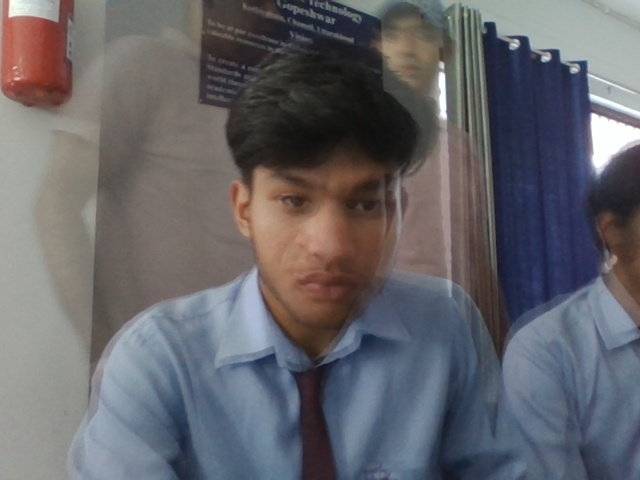
#> input picture dataset/0001_Nilesh/img_002.jpg, 640 x 480 px; its folder holds 3 pictures in this run
$ python train_model.py   (older library calls are emulated)
#> lines starting #> are read from the running program, lines starting #| are printed output that depends on the picture
### core/trainer.py
"""
SmartAttend model trainer.

Training filters low-quality images, rejects ambiguous training photos, keeps
multiple embeddings per student, and caps the number of stored samples so
recognition stays fast on Raspberry Pi hardware.
"""

from __future__ import annotations

import logging
import os
from collections import defaultdict
from datetime import datetime
from pathlib import Path
from typing import Dict, Optional

import cv2
import numpy as np

logger = logging.getLogger("smartattend.trainer")

DATASET_DIR = Path("dataset")
SUPPORTED = {".jpg", ".jpeg", ".png", ".bmp", ".webp"}
MIN_SHARPNESS = float(os.environ.get("TRAIN_MIN_SHARPNESS", "55.0"))
MIN_BRIGHTNESS = float(os.environ.get("TRAIN_MIN_BRIGHTNESS", "35.0"))
MAX_BRIGHTNESS = float(os.environ.get("TRAIN_MAX_BRIGHTNESS", "225.0"))
MAX_SAMPLES_PER_STUDENT = int(os.environ.get("TRAIN_MAX_SAMPLES_PER_STUDENT", "25"))
DEDUP_DISTANCE = float(os.environ.get("TRAIN_DUP_DISTANCE", "0.08"))


class ModelTrainer:
    """Trains and saves the face recognition model from dataset images."""

    def __init__(self, face_engine):
        self.engine = face_engine

    def train(self, progress_callback=None) -> dict:
        logger.info("Training started")
        started_at = datetime.now()

        if not DATASET_DIR.exists():
            return {"success": False, "message": "dataset/ directory not found"}

        student_dirs = sorted(
            d for d in DATASET_DIR.iterdir()
            if d.is_dir() and not d.name.startswith(".")
        )
        if not student_dirs:
            return {
                "success": False,
                "message": "No student folders found in dataset/. Register at least one student first.",
            }

        image_jobs = []
        for student_dir in student_dirs:
            parsed = self._parse_folder_name(student_dir.name)
            if not parsed:
                logger.warning("Skipping folder '%s' due to unexpected format", student_dir.name)
                continue

            student_id, name = parsed
            for image_path in sorted(student_dir.iterdir()):
                if image_path.suffix.lower() in SUPPORTED:
                    image_jobs.append((image_path, name, student_id))
#> pass 2 of the loop in train, `for student_dir in student_dirs:`:

        if not image_jobs:
            return {"success": False, "message": "No valid images found in dataset/"}

        encodings = []
        names = []
        student_ids = []

        per_student_vectors: Dict[str, list[np.ndarray]] = defaultdict(list)
        failed = 0
        skipped_quality = 0
        skipped_duplicate = 0
        skipped_cap = 0

        total = len(image_jobs)
        for index, (image_path, name, student_id) in enumerate(image_jobs, start=1):
            if progress_callback:
                progress_callback(index, total, f"Encoding {image_path.name} ({name})")

            if len(per_student_vectors[student_id]) >= MAX_SAMPLES_PER_STUDENT:
                skipped_cap += 1
                continue

            image = cv2.imread(str(image_path))
#> image is the input picture: shape (480, 640, 3); mean B, G, R 105.4, 100.6, 101.3
            if image is None:
                failed += 1
                logger.warning("Could not read %s", image_path)
                continue

            quality = self._assess_quality(image)
#> in _assess_quality, `gray = cv2.cvtColor(image, cv2.COLOR_BGR2GRAY)`:
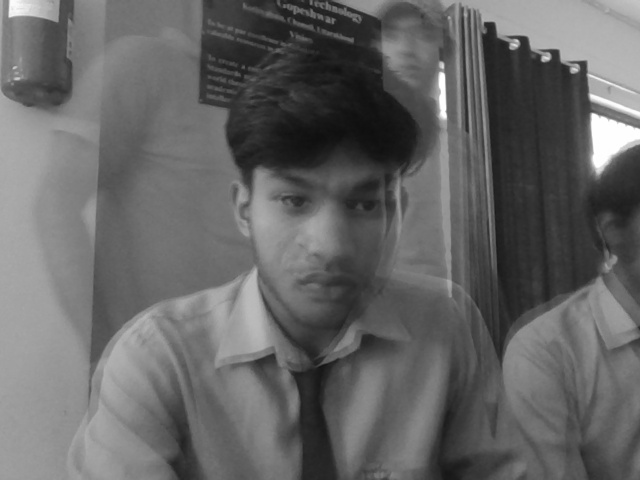
#> gray: shape (480, 640); min 14, max 255, mean 101.3
#> in _assess_quality, `sharpness = float(cv2.Laplacian(gray, cv2.CV_64F).var())`: sharpness = 51.12
#> in _assess_quality, `brightness = float(gray.mean())`: brightness = 101.3
#> in _assess_quality, `ok = ( sharpness >= MIN_SHARPNESS and MIN_BRIGHTNESS <= brightness <= ..`: ok = False
#> quality = {'ok': False, 'sharpness': 51.12, 'brightness': 101.3}
            if not quality["ok"]:
                skipped_quality += 1
                logger.info(
                    "Skipping %s due to image quality: sharpness=%.1f brightness=%.1f",
                    image_path.name,
                    quality["sharpness"],
                    quality["brightness"],
                )
                continue

            enc = self.engine.encode_image_file(str(image_path))
            if enc is None:
                failed += 1
                logger.warning("Skipping %s: expected exactly one usable face", image_path)
                continue

            enc = np.asarray(enc, dtype=np.float32)
            norm_enc = self.engine._normalize_vectors(enc)[0]
            existing = per_student_vectors[student_id]
            if existing:
                min_distance = min(float(np.linalg.norm(item - norm_enc)) for item in existing)
                if min_distance < DEDUP_DISTANCE:
                    skipped_duplicate += 1
                    logger.info(
                        "Skipping near-duplicate sample %s for %s (distance=%.4f)",
                        image_path.name,
                        student_id,
                        min_distance,
                    )
                    continue

            per_student_vectors[student_id].append(norm_enc)
            encodings.append(enc)
            names.append(name)
            student_ids.append(student_id)
#> pass 2 of the loop in train, `for index, (image_path, name, student_id) in enumerate(image_jobs, sta..`:
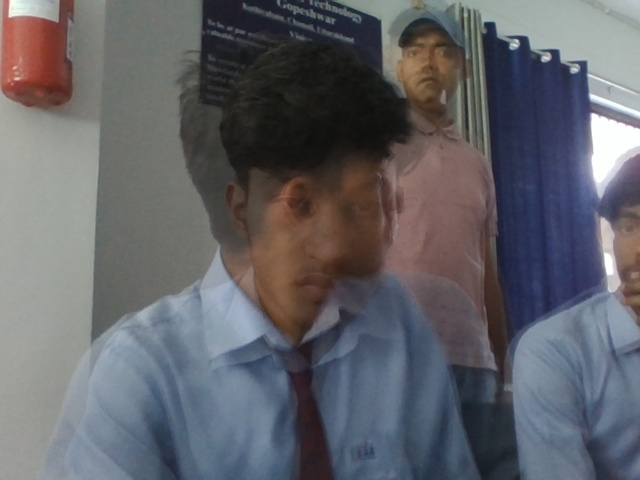
#> input picture dataset/0001_Nilesh/img_003.jpg, 640 x 480 px
#> in train, image is the input picture: shape (480, 640, 3); mean B, G, R 104, 98.5, 97.9
#> in _assess_quality (call 2), `gray = cv2.cvtColor(image, cv2.COLOR_BGR2GRAY)`:
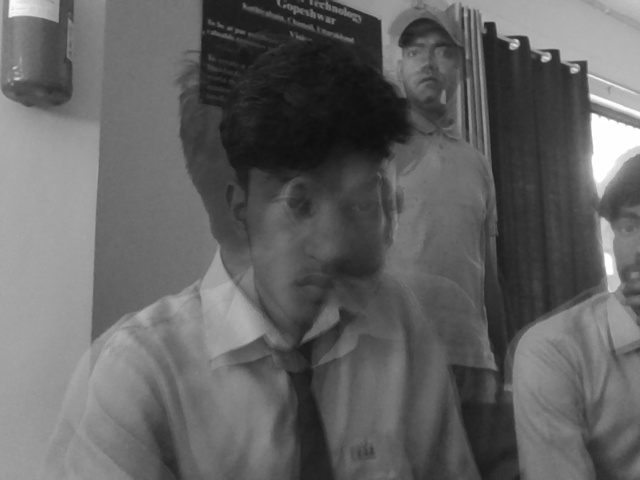
#> gray: shape (480, 640); min 14, max 255, mean 99
#> sharpness = 45.6
#> brightness = 98.97
#> quality = {'ok': False, 'sharpness': 45.6, 'brightness': 98.97}
#> pass 3 of the loop in train, `for index, (image_path, name, student_id) in enumerate(image_jobs, sta..`:
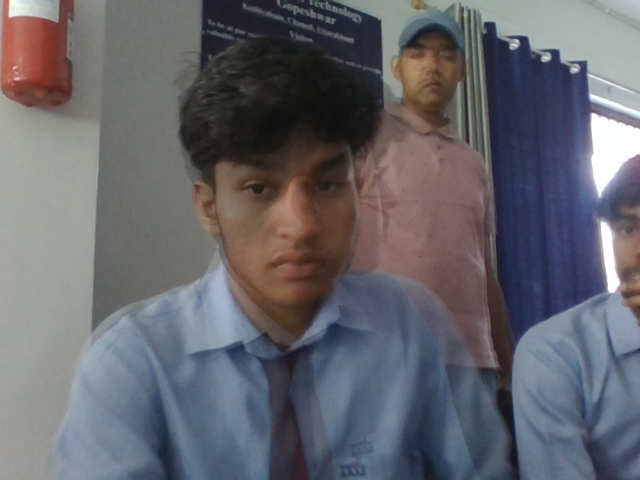
#> input picture dataset/0001_Nilesh/img_004.jpg, 640 x 480 px
#> in train, image is the input picture: shape (480, 640, 3); mean B, G, R 107.3, 101.1, 101.1
#> in _assess_quality (call 3), `gray = cv2.cvtColor(image, cv2.COLOR_BGR2GRAY)`:
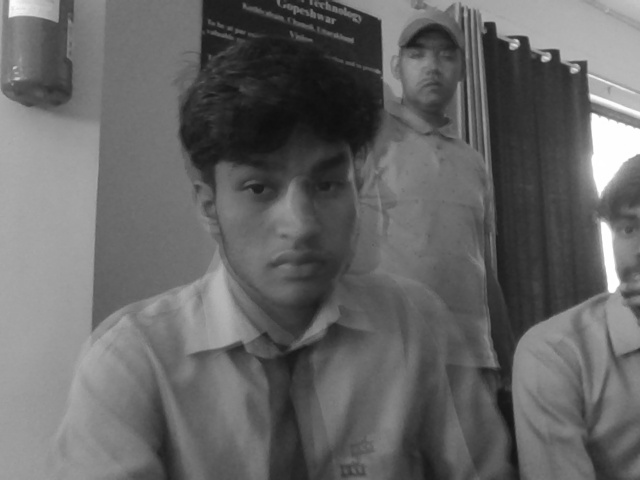
#> gray: shape (480, 640); min 14, max 255, mean 101.8
#> sharpness = 47.84
#> brightness = 101.8
#> quality = {'ok': False, 'sharpness': 47.84, 'brightness': 101.8}
#> the loop made 4 passes; the first 3 are shown

        if not encodings:
            return {
                "success": False,
                "message": "Could not encode any usable faces. Check dataset quality and lighting.",
            }

        self.engine.save_model(encodings, names, student_ids)

        elapsed = (datetime.now() - started_at).total_seconds()
        stats = {
            "total_images": total,
            "encoded": len(encodings),
            "failed": failed,
            "skipped_quality": skipped_quality,
            "skipped_duplicate": skipped_duplicate,
            "skipped_cap": skipped_cap,
            "unique_students": len(set(student_ids)),
            "elapsed_seconds": round(elapsed, 1),
            "max_samples_per_student": MAX_SAMPLES_PER_STUDENT,
        }

        logger.info(
            "Training complete in %.1fs: encoded=%d failed=%d quality_skips=%d duplicate_skips=%d cap_skips=%d",
            elapsed,
            len(encodings),
            failed,
            skipped_quality,
            skipped_duplicate,
            skipped_cap,
        )

        return {
            "success": True,
            "message": (
                f"Model trained successfully with {len(encodings)} embeddings for "
                f"{len(set(student_ids))} students in {elapsed:.1f}s."
            ),
            "stats": stats,
        }

    @staticmethod
    def _assess_quality(image: np.ndarray) -> Dict[str, float | bool]:
        gray = cv2.cvtColor(image, cv2.COLOR_BGR2GRAY)
        sharpness = float(cv2.Laplacian(gray, cv2.CV_64F).var())
        brightness = float(gray.mean())

        ok = (
            sharpness >= MIN_SHARPNESS
            and MIN_BRIGHTNESS <= brightness <= MAX_BRIGHTNESS
        )
        return {
            "ok": ok,
            "sharpness": sharpness,
            "brightness": brightness,
        }

    @staticmethod
    def _parse_folder_name(folder_name: str) -> Optional[tuple]:
        parts = folder_name.split("_")
        if len(parts) < 2:
            return None
        student_id = parts[0]
        name = " ".join(parts[1:])
        return student_id, name

### core/face_engine.py
"""
SmartAttend Face Recognition Engine.

This module supports two embedding backends:
1. face_recognition / dlib (default, CPU-friendly on Raspberry Pi)
2. ArcFace via insightface (optional, enabled when installed/configured)

Models are stored as multiple embeddings per student. During matching we:
- normalize embeddings
- compare the query against every stored sample
- aggregate the best sample distance with the profile centroid distance
- reject weak or ambiguous matches as Unknown
"""

from __future__ import annotations

import logging
import os
import pickle
from dataclasses import dataclass, field
from pathlib import Path
from typing import Any, Dict, List, Optional, Sequence, Tuple

import cv2
import numpy as np

logger = logging.getLogger("smartattend.face_engine")

MATCH_THRESHOLD = float(os.environ.get("FACE_THRESHOLD", "0.47"))
MIN_CONFIDENCE = float(os.environ.get("FACE_MIN_CONF", "0.35"))
SCALE_FACTOR = float(os.environ.get("FACE_SCALE", "0.5"))
MODEL_PATH = Path("models/encodings.pkl")
DATASET_DIR = Path("dataset")

DETECTION_MODEL = os.environ.get("FACE_DETECTOR", "hog")
ENCODING_MODEL = os.environ.get("FACE_ENCODER", "small")
ENCODING_JITTERS = int(os.environ.get("FACE_JITTERS", "1"))

FACE_BACKEND = os.environ.get("FACE_BACKEND", "auto").strip().lower()
FACE_MATCH_METRIC = os.environ.get("FACE_MATCH_METRIC", "l2").strip().lower()
PROFILE_CENTROID_WEIGHT = float(os.environ.get("FACE_PROFILE_WEIGHT", "0.35"))
MIN_MATCH_MARGIN = float(os.environ.get("FACE_MIN_MARGIN", "0.04"))
MIN_FACE_SIZE = int(os.environ.get("FACE_MIN_SIZE", "48"))
ARC_DET_SIZE = int(os.environ.get("ARC_DET_SIZE", "320"))


@dataclass
class RecognitionResult:
    name: str
    student_id: str
    confidence: float
    distance: float
    similarity: float
    matched_index: int
    bounding_box: Tuple[int, int, int, int]
    is_known: bool
    status: str = "processing"
    status_text: str = "Processing"
    challenge_text: str = ""
    live_verified: bool = False
    liveness_score: float = 0.0
    spoof_score: float = 0.0
    spoof_detected: bool = False
    spoof_reasons: List[str] = field(default_factory=list)
    blink_count: int = 0
    left_ear: float = 0.0
    right_ear: float = 0.0
    yaw: float = 0.0
    pitch: float = 0.0
    roll: float = 0.0
    track_key: str = ""
    should_log_spoof: bool = False


@dataclass
class FrameResult:
    faces: List[RecognitionResult] = field(default_factory=list)
    frame_with_boxes: Optional[np.ndarray] = None
    processing_time_ms: float = 0.0
    backend: str = "unknown"


class BackendUnavailableError(RuntimeError):
    """Raised when the configured recognition backend cannot be used."""


class FaceEngine:
    """Face recognition engine with strict thresholding and profile matching."""

    def __init__(self):
        self.known_encodings: List[np.ndarray] = []
        self.known_names: List[str] = []
        self.known_ids: List[str] = []

        self.known_matrix: Optional[np.ndarray] = None
        self.profile_centroids: Optional[np.ndarray] = None
        self.profile_index_groups: List[np.ndarray] = []
        self.profile_names: List[str] = []
        self.profile_ids: List[str] = []

        self._model_loaded = False
        self._model_backend = "face_recognition"
        self._embedding_dim = 0

        self._fr = None
        self._arcface_app = None
        self._runtime_backend = None

        self.match_threshold = MATCH_THRESHOLD
        self.min_confidence = MIN_CONFIDENCE
        self.profile_centroid_weight = min(max(PROFILE_CENTROID_WEIGHT, 0.0), 0.95)
        self.min_match_margin = max(MIN_MATCH_MARGIN, 0.0)
        self.match_metric = FACE_MATCH_METRIC if FACE_MATCH_METRIC in {"l2", "cosine"} else "l2"

    # Backend loading ----------------------------------------------------

    def _ensure_face_recognition(self):
        if self._fr is None:
            try:
                import face_recognition as fr
            except ImportError as exc:
                message = str(exc)
                message_lower = message.lower()

                if "application control policy has blocked this file" in message_lower:
                    raise BackendUnavailableError(
                        "face_recognition is installed, but Windows Application Control "
                        "blocked dlib (_dlib_pybind11). Recognition cannot run on this "
                        "machine until that policy is relaxed or the app is moved to "
                        "an allowed Linux/WSL environment."
                    ) from exc

                if "no module named" in message_lower and "face_recognition" in message_lower:
                    raise BackendUnavailableError(
                        "face_recognition is not installed. Run: "
                        "venv\\Scripts\\python.exe -m pip install face-recognition"
                    ) from exc

                if "no module named" in message_lower and "dlib" in message_lower:
                    raise BackendUnavailableError(
                        "face_recognition is installed, but its dlib dependency is missing "
                        "or blocked on this machine."
                    ) from exc

                raise BackendUnavailableError(
                    f"face_recognition backend is unavailable: {message}"
                ) from exc
            self._fr = fr
        self._runtime_backend = "face_recognition"
        return self._fr

    # [15 lines left out: function _ensure_arcface, not called in this run]

    def _preferred_backend(self) -> str:
        if self._model_loaded and self._model_backend:
            return self._model_backend
        return FACE_BACKEND if FACE_BACKEND in {"face_recognition", "arcface"} else "auto"

    # [12 lines left out: function _ensure_backend, not called in this run]

    def ensure_runtime_ready(self):
        self._ensure_backend()
        return self._runtime_backend or self._preferred_backend()

    # Model management ---------------------------------------------------

    # [131 lines left out: functions _normalize_vectors, _distance_from_similarity, _prepare_profiles, load_model, save_model, not called in this run]

    def is_model_loaded(self) -> bool:
        return self._model_loaded and self.known_matrix is not None and len(self.profile_names) > 0

    # Frame processing ---------------------------------------------------

    # [260 lines left out: functions process_frame, _process_frame_face_recognition, _process_frame_arcface, _unknown_result, _match, draw_results and 1 more, not called in this run]

    # Utility ------------------------------------------------------------

    def encode_image_file(self, image_path: str) -> Optional[np.ndarray]:
        backend = self._preferred_backend()

        if backend == "arcface":
            app = self._ensure_arcface()
            img = cv2.imread(image_path)
            if img is None:
                return None
            faces = app.get(img)
            if len(faces) != 1:
                return None
            embedding = getattr(faces[0], "embedding", None)
            if embedding is None and isinstance(faces[0], dict):
                embedding = faces[0].get("embedding")
            return np.asarray(embedding, dtype=np.float32) if embedding is not None else None

        fr = self._ensure_face_recognition()
        img = cv2.imread(image_path)
        if img is None:
            return None

        rgb = cv2.cvtColor(img, cv2.COLOR_BGR2RGB)
#> (the run stopped early here; a loop or call above may not have finished)
